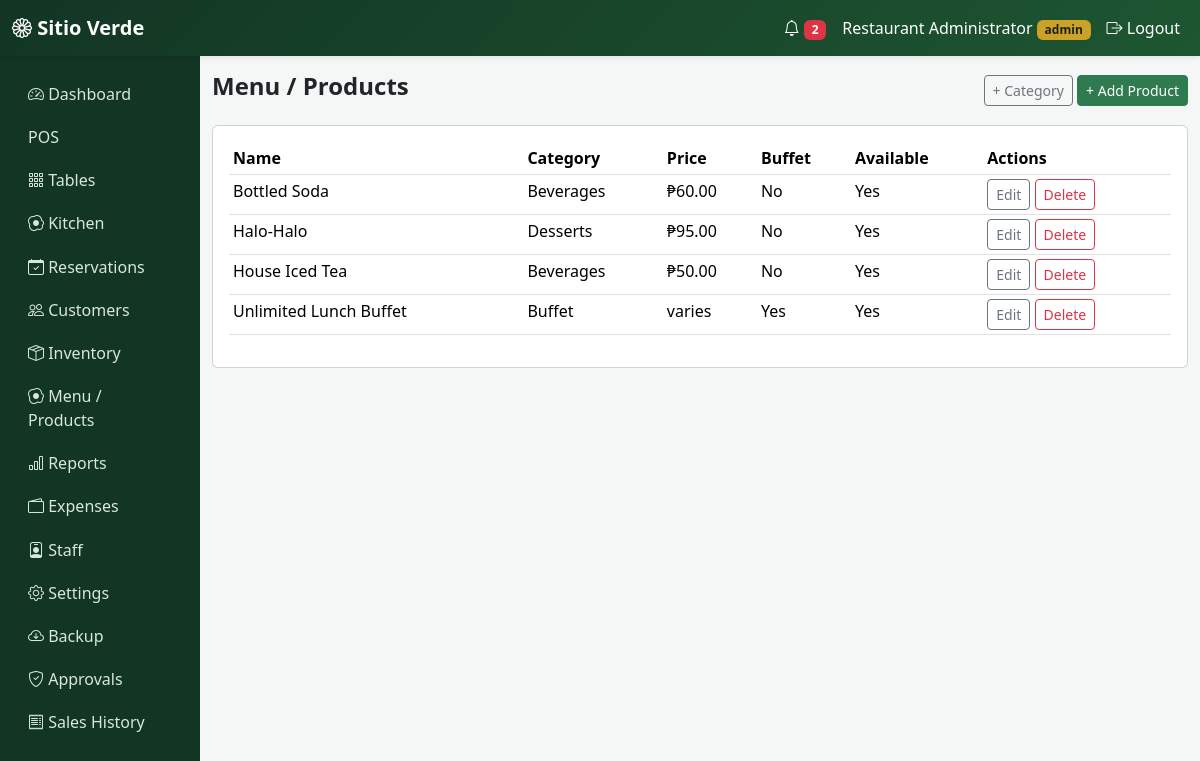
The app's page /admin/products (signed in) with its own data.
### app/models.py (models this page shows)
class User(db.Model, UserMixin):
    id = db.Column(db.Integer, primary_key=True)
    username = db.Column(db.String(64), unique=True, nullable=False)
    password_hash = db.Column(db.String(256), nullable=False)
    role = db.Column(db.String(20), default="staff", nullable=False)  # admin | staff
    name = db.Column(db.String(120))
    active = db.Column(db.Boolean, default=True)
    created_at = db.Column(db.DateTime, default=datetime.utcnow)
    def is_admin(self):
        return self.role == "admin"

class Product(db.Model):
    id = db.Column(db.Integer, primary_key=True)
    name = db.Column(db.String(120), nullable=False)
    category_id = db.Column(db.Integer, db.ForeignKey("category.id"))
    selling_price = db.Column(db.Float, nullable=False, default=0)
    cost_price = db.Column(db.Float, default=0)
    description = db.Column(db.Text)
    image = db.Column(db.String(255))
    barcode = db.Column(db.String(64), unique=True, nullable=True, index=True)
    available = db.Column(db.Boolean, default=True)
    is_buffet = db.Column(db.Boolean, default=False)
    inventory_item_id = db.Column(db.Integer, db.ForeignKey("inventory_item.id"))
    deduct_qty = db.Column(db.Float, default=1.0)
    buffet_tiers = db.relationship(
        "BuffetTier", backref="product", lazy=True, cascade="all, delete-orphan"
    )
    def tier_price(self, tier):
        for t in self.buffet_tiers:
            if t.tier == tier:
                return t.price
        return 0.0

class Category(db.Model):
    id = db.Column(db.Integer, primary_key=True)
    name = db.Column(db.String(80), unique=True, nullable=False)
    products = db.relationship("Product", backref="category", lazy=True)

### app/admin/routes.py (the view)
@admin.route("/products")
@login_required
@admin_required
def products():
    items = Product.query.order_by(Product.name).all()
    categories = Category.query.all()
    inv_items = InventoryItem.query.all()
    return render_template("admin/products.html", items=items, categories=categories, inv_items=inv_items)

### app/notifications/helpers.py (called while the page is built)
def unread_notification_count():
    return Notification.query.filter_by(is_read=False).count()

### app/templates/admin/products.html (shortened to what this page needs)
{% extends "base.html" %}
{% block content %}
<div class="d-flex justify-content-between align-items-center mb-3">
  <h4 class="fw-bold">Menu / Products</h4>
  <div>
    <button class="btn btn-outline-secondary btn-sm" data-bs-toggle="modal" data-bs-target="#addCatModal">+ Category</button>
    <button class="btn btn-sv btn-sm" data-bs-toggle="modal" data-bs-target="#addProductModal">+ Add Product</button>
  </div>
</div>
<div class="card p-3">
<table class="table table-sm table-hover">
  <thead><tr><th>Name</th><th>Category</th><th>Price</th><th>Buffet</th><th>Available</th><th>Actions</th></tr></thead>
  <tbody>
  {% for p in items %}
    <tr>
      <td>{{ p.name }}</td><td>{{ p.category.name if p.category else '-' }}</td>
      <td>{% if p.is_buffet %}varies{% else %}₱{{ '%.2f'|format(p.selling_price) }}{% endif %}</td>
      <td>{{ 'Yes' if p.is_buffet else 'No' }}</td>
      <td>{{ 'Yes' if p.available else 'No' }}</td>
      <td>
        <button class="btn btn-sm btn-outline-secondary" data-bs-toggle="modal" data-bs-target="#editModal{{ p.id }}">Edit</button>
        <form method="POST" action="{{ url_for('admin.delete_product', id=p.id) }}" style="display:inline" onsubmit="return confirm('Delete this product?')"><button class="btn btn-sm btn-outline-danger">Delete</button></form>
      </td>
    </tr>
  {% endfor %}
  </tbody>
</table>
</div>
{% endblock %}

### app/templates/base.html (shortened to what this page needs)
<!DOCTYPE html>
<html lang="en">
<head>
  <link href="https://cdn.jsdelivr.net/npm/bootstrap@5.3.3/dist/css/bootstrap.min.css" rel="stylesheet">
  <link href="https://cdn.jsdelivr.net/npm/bootstrap-icons@1.11.3/font/bootstrap-icons.css" rel="stylesheet">
  <link href="{{ url_for('static', filename='css/style.css') }}" rel="stylesheet">
</head>
<body>
{% if current_user.is_authenticated %}
<nav class="navbar navbar-expand-lg navbar-sv shadow-sm">
  <div class="container-fluid">
    <a class="navbar-brand fw-bold" href="{{ url_for('main.dashboard') }}"><i class="bi bi-flower1"></i> Sitio Verde</a>
    <div class="collapse navbar-collapse" id="nav1">
      <ul class="navbar-nav ms-auto align-items-lg-center">
        <li class="nav-item">
          <a class="nav-link" href="{{ url_for('notifications.list_notifications') }}">
            <i class="bi bi-bell"></i>
            {% if unread_notifications %}<span class="badge bg-danger">{{ unread_notifications }}</span>{% endif %}
          </a>
        </li>
        <li class="nav-item"><span class="nav-link">{{ current_user.name or current_user.username }} <small class="badge badge-sv">{{ current_user.role }}</small></span></li>
        <li class="nav-item"><a class="nav-link" href="{{ url_for('auth.logout') }}"><i class="bi bi-box-arrow-right"></i> Logout</a></li>
      </ul>
    </div>
  </div>
</nav>
<div class="container-fluid">
  <div class="row">
    <div class="col-lg-2 sidebar py-3 d-none d-lg-block">
      <a href="{{ url_for('main.dashboard') }}"><i class="bi bi-speedometer2"></i> Dashboard</a>
      <a href="{{ url_for('pos.index') }}"> POS</a>
      <a href="{{ url_for('tables_bp.layout') }}"><i class="bi bi-grid-3x3-gap"></i> Tables</a>
      <a href="{{ url_for('kitchen.queue') }}"><i class="bi bi-egg-fried"></i> Kitchen</a>
      <a href="{{ url_for('reservations.list_reservations') }}"><i class="bi bi-calendar-check"></i> Reservations</a>
      <a href="{{ url_for('customers.list_customers') }}"><i class="bi bi-people"></i> Customers</a>
      {% if current_user.is_admin() %}
      <a href="{{ url_for('inventory.list_items') }}"><i class="bi bi-box-seam"></i> Inventory</a>
      <a href="{{ url_for('admin.products') }}"><i class="bi bi-egg-fried"></i> Menu / Products</a>
      <a href="{{ url_for('reports.index') }}"><i class="bi bi-bar-chart"></i> Reports</a>
      <a href="{{ url_for('expenses.list_expenses') }}"><i class="bi bi-wallet2"></i> Expenses</a>
      <a href="{{ url_for('admin.users') }}"><i class="bi bi-person-badge"></i> Staff</a>
      <a href="{{ url_for('admin.settings') }}"><i class="bi bi-gear"></i> Settings</a>
      <a href="{{ url_for('admin.backup') }}"><i class="bi bi-cloud-arrow-down"></i> Backup</a>
      <a href="{{ url_for('pos.approvals') }}"><i class="bi bi-shield-check"></i> Approvals</a>
      {% endif %}
      <a href="{{ url_for('pos.history') }}"><i class="bi bi-receipt"></i> Sales History</a>
    </div>
    <div class="col-lg-10 py-3">
      {% block content %}{% endblock %}
    </div>
  </div>
</div>
{% else %}
  {% block guest_content %}{% endblock %}
{% endif %}
</body>
</html>

### app/static/css/style.css (style rules this page uses)
:root { --sv-green-900: #123524; --sv-green-700: #1e5631; --sv-green-600: #2f7a4f; --sv-green-100: #eaf5ec; --sv-gold: #c9a227; }
body { background: #f4f7f5; font-family: 'Segoe UI', system-ui, sans-serif; }
.navbar-sv { background: linear-gradient(135deg, var(--sv-green-900), var(--sv-green-700)); }
.navbar-sv .nav-link, .navbar-sv .navbar-brand { color: #fff !important; }
.sidebar { background: var(--sv-green-900); min-height: 100vh; }
.sidebar a { color: #d8e8dc; display:block; padding: .6rem 1rem; text-decoration:none; border-radius:6px; }
.btn-sv { background: var(--sv-green-600); border-color: var(--sv-green-600); color:#fff; }
.badge-sv { background: var(--sv-gold); color:#1e1e1e; }

### records on screen
User: name "Restaurant Administrator", role "admin"
Product: name "Bottled Soda", category "Beverages", selling_price "60.00", is_buffet "No", available "Yes"
Product: name "Halo-Halo", category "Desserts", selling_price "95.00", is_buffet "No", available "Yes"
Product: name "House Iced Tea", category "Beverages", selling_price "50.00", is_buffet "No", available "Yes"
Product: name "Unlimited Lunch Buffet", category "Buffet", shows "varies", is_buffet "Yes", available "Yes"

### other values on screen
{{ unread_notifications }} "2"
